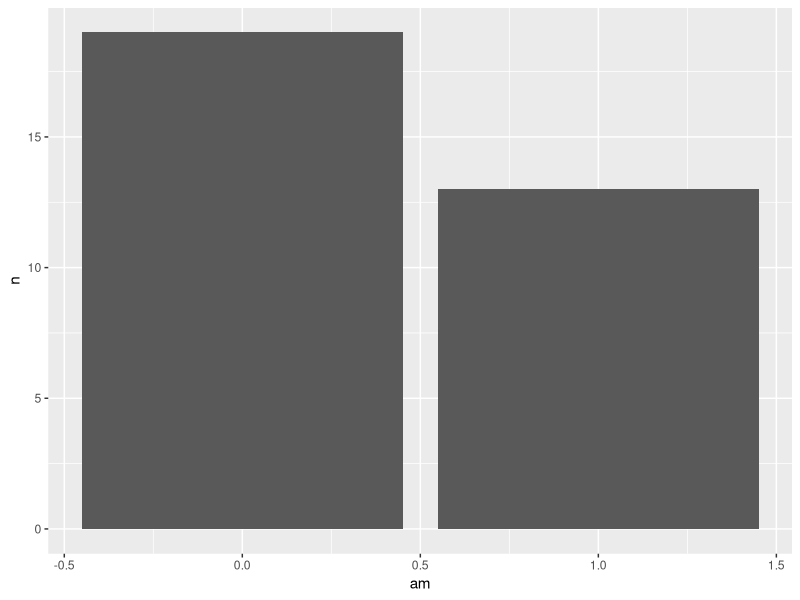

Here is the R script that generated this plot:
library(tidyverse)

plot_am <- mtcars %>% 
  select(am) %>% 
  count(am) %>% 
  ggplot(aes(x=am, y = n))+
  geom_col()
  
#Hi there
#ok